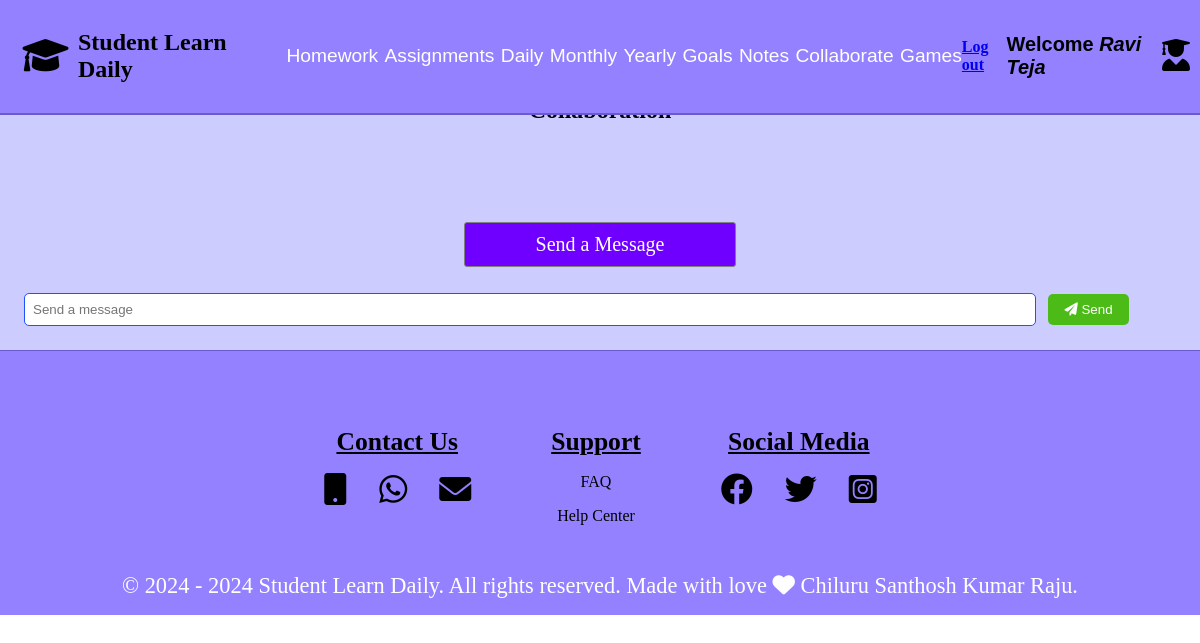
Before: /studentcollabarate/7/ with the older database file.
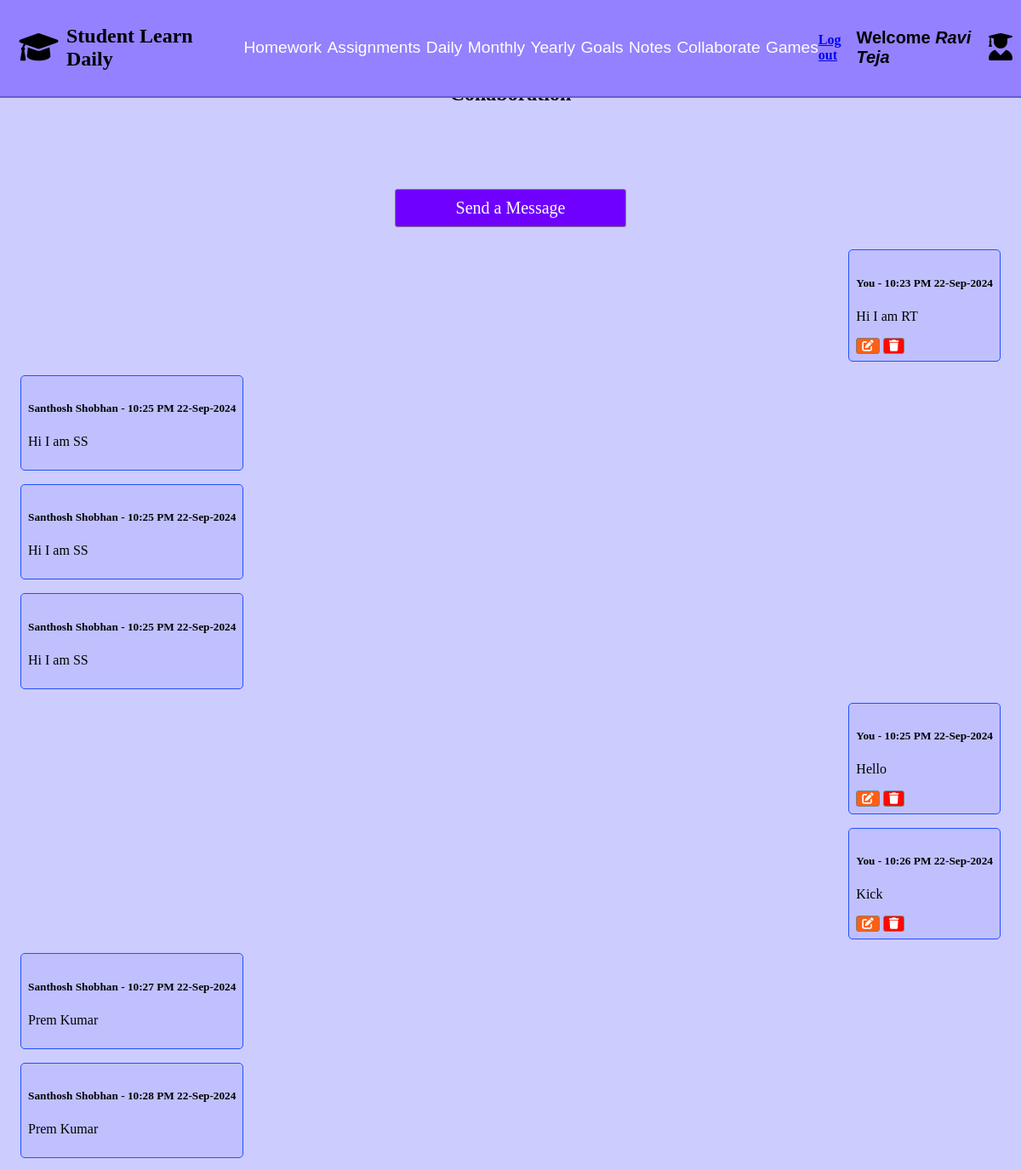
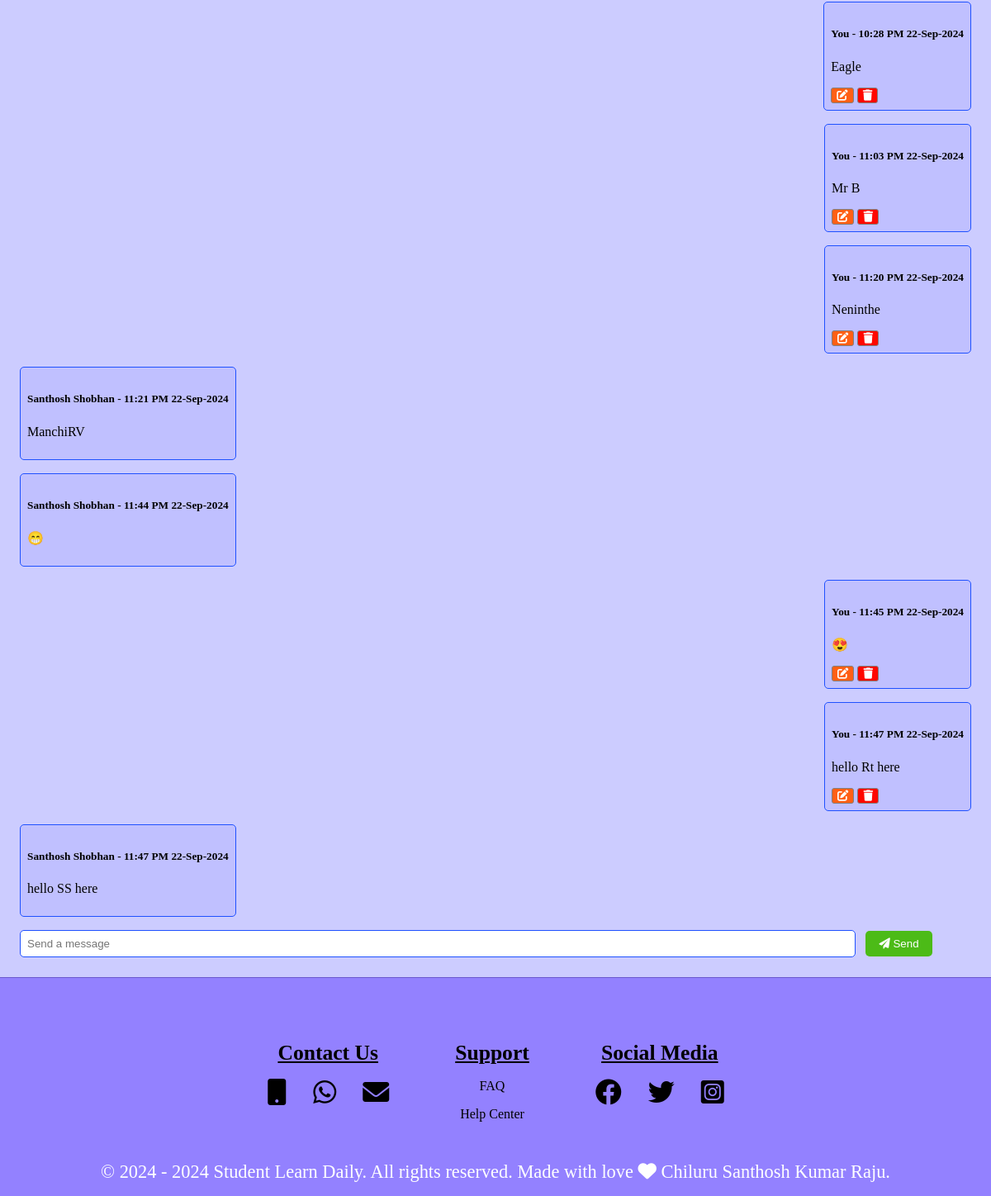
After: the same page with the newer database file (2 pictures, top to bottom).
### studentcollaborateapp/models.py (models this page shows, shortened)
class studentcollabaratemodel(models.Model):
      student = models.ForeignKey(StudentRegistrationModel,on_delete=models.CASCADE,null=True)
      message = models.TextField(null=True)
      date = models.DateTimeField(auto_now=False, auto_now_add=True)

### studentregisterapp/models.py (models this page shows, shortened)
class StudentRegistrationModel(AbstractBaseUser, PermissionsMixin):
    first_name = models.CharField(max_length=100)
    last_name = models.CharField(max_length=100)
    email = models.EmailField(unique=True)
    password = models.CharField(max_length=128)  # max_length should be 128 for hashed passwords
    is_active = models.BooleanField(default=True)
    is_staff = models.BooleanField(default=False)  # Required for admin access
    objects = CustomUserManager()
    USERNAME_FIELD = 'email'
    REQUIRED_FIELDS = ['first_name', 'last_name']

### studentcollaborateapp/views.py (the view, shortened to what this page needs)
# urls.py: path('studentcollabarate/<int:student_id>/',views.studentcollabarate,name='studentcollabarate')
def studentcollabarate(request, student_id):
    student = get_object_or_404(StudentRegistrationModel, id=student_id)
    student_name = f"{student.first_name} {student.last_name}"
    form = studentvollabarateforms(request.POST or None)
    messages_list = studentcollabaratemodel.objects.all().order_by('date')
    return render(request, 'studentcollobarate.html', {
        'student_id': student_id,
        'form': form,
        'messages_list': messages_list,
        'current_user': student,
        'student_name': student_name
    })

### studentcollaborateapp/forms.py
class studentvollabarateforms(forms.ModelForm):
    class Meta:
        model = studentcollabaratemodel
        fields = ['message',]
        widgets = {'message':forms.TextInput(attrs={
            'placeholder':'Send a message',
            'class':'send-messege-input-box'
        })}

### context_processors/user_context.py (called while the page is built)
def student_context(request):
    student_name = ""
    student_id = request.session.get('student_id')
    if student_id:
        try:
            student = StudentRegistrationModel.objects.get(pk=student_id)
            student_name = f"{student.first_name} {student.last_name}"
        except StudentRegistrationModel.DoesNotExist:
            student_name = ""
    return {
        'student_name': student_name
    }

### Student_Learn_Daily_Project/templates/studentcollobarate.html (shortened to what this page needs)
{% extends "studentloginbase.html" %}
{% load static %}
{% block css %}
<link rel="stylesheet" href="{% static 'studentcollobarate.css' %}">
    <link rel="stylesheet" href="https://cdnjs.cloudflare.com/ajax/libs/font-awesome/6.0.0-beta3/css/all.min.css">
    <link rel="stylesheet" href="https://cdnjs.cloudflare.com/ajax/libs/toastr.js/latest/toastr.min.css">
{% endblock css %}
{% block content %}
<section id="student-collaboration-id" class="Student-collaboration-section">
    <h2 class="student-collaboration-heading">Collaboration</h2>
    <a href="#message-form" class="button">Send a Message</a>
    {% for message in messages_list %}
    <div class="{% if message.student == current_user %}self-messege{% else %}others-message{% endif %}">
        <h5>
            {% if message.student == current_user %}
                You
            {% else %}
                {{ message.student.first_name }} {{ message.student.last_name }}
            {% endif %}
            - {{ message.date|date:"h:i A d-M-Y" }}
        </h5>
        <p id="message-{{ message.id }}">{{ message.message }}</p>
        {% if message.student == current_user %}
            <form action="" method="post" style="display:inline;">
                <button type="button" class="message-edit-button" onclick="showEditForm({{ message.id }});">
                    <i class="fa-solid fa-pen-to-square"></i>
                </button>
                <button type="submit" name="delete_message" class="message-delete-button">
                    <i class="fa-solid fa-trash"></i>
                </button>
            </form>
        {% endif %}
    </div>
{% endfor %}
    <form id="message-form" method="post">
        {{ form.message }}
        <button type="submit" name="sendmessage" class="send-messege-button">
            <i class="fa-solid fa-paper-plane"></i> Send
        </button>
    </form>
</section>
{% endblock content %}

### Student_Learn_Daily_Project/templates/studentloginbase.html (shortened to what this page needs)
{% load static %}
<!DOCTYPE html>
<html lang="en">
<head>
    <link rel="stylesheet" href="https://cdnjs.cloudflare.com/ajax/libs/font-awesome/6.4.0/css/all.min.css">
  <link rel="stylesheet" href="{% static 'studentloginbase.css' %}">
  {% block css %}
  {% endblock css%}
</head>
<body style = "margin:0">
    {% include "studentloginnav.html" %}
    {% block content %}
    {% endblock %}
    {% include "studentlearndailyfooter.html" %}
</body>
</html>

### Student_Learn_Daily_Project/templates/studentloginnav.html (shortened to what this page needs)
{% load static %}
{% block css %}
    <link rel="stylesheet" href="{% static 'studentloginnav.css' %}">
    <link rel="stylesheet" href="https://cdnjs.cloudflare.com/ajax/libs/font-awesome/6.0.0-beta3/css/all.min.css">
{% endblock css%}
<nav class="student-nav-bar">
    <div class="student-icon-logo">
        <p><i class="fa-solid fa-graduation-cap study-logo"></i></p>
        <h1 class="student-learn-daily-logo">Student Learn Daily</h1>
    </div>
    <ul class="student-nav-links">
        <li class="student-nav-links-li"><a href="{% url "studenthomework" student_id %}">Homework</a></li>
        <li class="student-nav-links-li"><a href="{% url "studentasignments" student_id %}">Assignments</a></li>
        <li class="student-nav-links-li"><a href="{% url "studentdailypage" student_id %}">Daily</a></li>
        <li class="student-nav-links-li"><a href="{% url "studentmonthlypage" student_id %}">Monthly</a></li>
        <li class="student-nav-links-li"><a href="{% url "studentyearlypage" student_id %}">Yearly</a></li>
        <li class="student-nav-links-li"><a href="{% url "studentgoalspage" student_id %}">Goals</a></li>
        <li class="student-nav-links-li"><a href="{% url "studentnotespage" student_id %}">Notes</a></li>
        <li class="student-nav-links-li"><a href="{% url "studentcollabarate" student_id %}">Collaborate</a></li>
        <li class="student-nav-links-li"><a href="{% url "studentallgames" student_id  %}">Games</a></li>
    </ul>
    <h4><a href="{% url "studentlogin" %}">Log out</a></h4>
    <div class="student-reg-log-icon">
        <h5> Welcome <b><i> {{ student_name }} </i></b></h5>
          <p><i class="fa-solid fa-user-graduate student-profile"></i></p>
    </div>
</nav>

### Student_Learn_Daily_Project/templates/studentlearndailyfooter.html (shortened to what this page needs)
{% load static %}
{% block css %}
    <link rel="stylesheet" href="{% static 'studentlearndailyfooter.css' %}">
    <link rel="stylesheet" href="https://cdnjs.cloudflare.com/ajax/libs/font-awesome/6.0.0-beta3/css/all.min.css">
{% endblock css%}
<footer class="student-learn-daily-footer">
    <div class="footer-content">
        <div class="contact">
            <h6><u>Contact Us</u></h6>
            <div class="con-icons">
                <i class="fa-solid fa-mobile-button"></i>
                <i class="fa-brands fa-whatsapp"></i>
                <i class="fa-solid fa-envelope"></i>
            </div>
        </div>
        <div class="support">
            <h6><u>Support</u></h6>
            <p>FAQ</p>
            <p>Help Center</p>
        </div>
        <div class="social-media">
            <h6><u>Social Media</u></h6>
            <div class="sm-icons">
                <i class="fa-brands fa-facebook"></i>
                <i class="fa-brands fa-twitter"></i>
                <i class="fa-brands fa-square-instagram"></i>
            </div>
        </div>
    </div>
</footer>
  <p class="copyrights">&copy; 2024 - <span id="current-year"></span> Student Learn Daily. All rights reserved. Made with love <i class="fa-solid fa-heart"></i> Chiluru Santhosh Kumar Raju.</p>

### Student_Learn_Daily_Project/static/studentcollobarate.css (style rules this page uses)
.Student-collaboration-section { background-color: #CCCCFF; padding: 1.5rem; display: flex; flex-direction: column; gap: 1rem; }
.student-collaboration-heading { text-align: center; padding: 3.3rem; }
.self-messege, .others-message { max-width: 100%; width: auto; border: 0.063rem solid #1F51FF; border-radius: 0.3125rem; background-color: #C0C0FF; text-align: center; padding: 0.5rem; text-align: justify; }
.self-messege { align-self: flex-end; margin-left: auto; }
.others-message { align-self: flex-start; margin-right: auto; }
.message-edit-button { width: auto; height: auto; background-color: #FF5F15; color: #fff; cursor: pointer; display: inline-block; border: 0.1rem solid grey; border-radius: 0.1875rem; }
.message-delete-button { width: auto; height: auto; background-color: #FF0800; color: #fff; border: 0.1rem solid grey; border-radius: 0.1875rem; cursor: pointer; text-align: center; display: inline-block; }
.send-messege-input-box { width: calc(95% - 100px); padding: 0.5rem; border: 0.063rem solid #1F51FF; border-radius: 0.3125rem; margin-right: 0.5rem; }
.send-messege-button { padding: 0.5rem 1rem; border: none; border-radius: 0.3125rem; background-color: #4CBB17; color: #fff; cursor: pointer; }
.button { height: auto; width:20%; font-size:20px; padding: 10px 20px; background-color: #6F00FF; color: #fff; border: 0.1rem solid grey; border-radius: 0.1875rem; cursor: pointer; text-align: center; margin: 10px auto; text-decoration: none; transition: background-color 0.3s, color 0.3s; }

### Student_Learn_Daily_Project/static/studentloginnav.css (style rules this page uses)
.student-nav-bar { background-color:#9381FF; display: flex; align-items: center; justify-content: space-between; padding: 0 1rem; border-bottom: 2px solid #6a5acd; position: fixed; width: 98%; top: 0; left: 0; }
.student-icon-logo { display:flex; align-items:center; gap:0.6rem; margin-left:0.4rem; }
.student-nav-links { list-style:none; border:none; display:flex; align-items:center; gap:0.4rem; text-decoration: none; font-size:1.2rem; font-family:Helvetica; }
.student-nav-links-li a { text-decoration: none; color:white; }
.student-reg-log-icon { display:flex; align-items:center; gap:0.5rem; font-family:Helvetica; font-size:1.5rem; }
.study-logo { font-size:2.3rem; }
.student-learn-daily-logo { font-size:1.5rem; font-family:American Typewriter; }
.student-profile { font-size:2rem; }

### Student_Learn_Daily_Project/static/studentlearndailyfooter.css (style rules this page uses)
.student-learn-daily-footer { background-color:#9381FF; border-top: 0.1rem solid #6a5acd; padding: 1rem; text-align: center; margin-bottom: 0; }
.footer-content { display: flex; justify-content: center; align-items: flex-start; flex-wrap: wrap; }
.student-learn-daily-footer > .footer-content > div { display: inline-block; margin: 0 2rem; vertical-align: top; }
.contact, .support, .social-media { margin: 0 1.5rem; }
.contact h6, .support h6, .social-media h6 { font-size: 1.6rem; margin-bottom: 1rem; }
.con-icons i, .sm-icons i { margin: 0 1rem; font-size: 2rem; }
.con-icons, .sm-icons { display: flex; justify-content: center; margin: 1rem 0; }
.copyrights { font-size: 1.4rem; color: white; background-color:#9381FF; text-align: center; padding: 1rem; margin: 0; }

Changed rows visible on the page:
added studentcollabaratemodel: shows "You", date "10:23 PM 22-Sep-2024", message "Hi I am RT"
added studentcollabaratemodel: student.first_name "Santhosh", student.last_name "Shobhan", date "10:25 PM 22-Sep-2024", message "Hi I am SS"
added studentcollabaratemodel: student.first_name "Santhosh", student.last_name "Shobhan", date "10:25 PM 22-Sep-2024", message "Hi I am SS"
added studentcollabaratemodel: student.first_name "Santhosh", student.last_name "Shobhan", date "10:25 PM 22-Sep-2024", message "Hi I am SS"
added studentcollabaratemodel: shows "You", date "10:25 PM 22-Sep-2024", message "Hello"
added studentcollabaratemodel: shows "You", date "10:26 PM 22-Sep-2024", message "Kick"
added studentcollabaratemodel: student.first_name "Santhosh", student.last_name "Shobhan", date "10:27 PM 22-Sep-2024", message "Prem Kumar"
added studentcollabaratemodel: student.first_name "Santhosh", student.last_name "Shobhan", date "10:28 PM 22-Sep-2024", message "Prem Kumar"
added studentcollabaratemodel: shows "You", date "10:28 PM 22-Sep-2024", message "Eagle"
added studentcollabaratemodel: shows "You", date "11:03 PM 22-Sep-2024", message "Mr B"
added studentcollabaratemodel: shows "You", date "11:20 PM 22-Sep-2024", message "Neninthe"
added studentcollabaratemodel: student.first_name "Santhosh", student.last_name "Shobhan", date "11:21 PM 22-Sep-2024", message "ManchiRV"
added studentcollabaratemodel: student.first_name "Santhosh", student.last_name "Shobhan", date "11:44 PM 22-Sep-2024", message "😁"
added studentcollabaratemodel: shows "You", date "11:45 PM 22-Sep-2024", message "😍"
added studentcollabaratemodel: shows "You", date "11:47 PM 22-Sep-2024", message "hello Rt here"
added studentcollabaratemodel: student.first_name "Santhosh", student.last_name "Shobhan", date "11:47 PM 22-Sep-2024", message "hello SS here"
